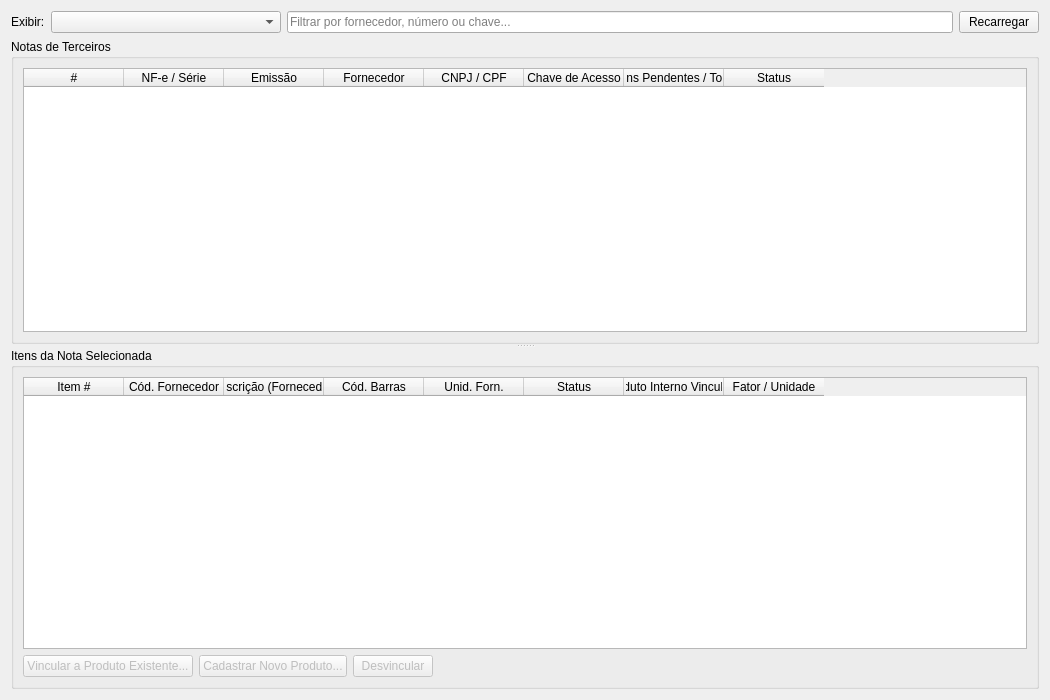
<?xml version="1.0" encoding="UTF-8"?>
<ui version="4.0">
 <class>FormVincularProdutos</class>
 <widget class="QWidget" name="FormVincularProdutos">
  <property name="geometry">
   <rect>
    <x>0</x>
    <y>0</y>
    <width>1050</width>
    <height>700</height>
   </rect>
  </property>
  <property name="windowTitle">
   <string>Vincular Produtos de Terceiros</string>
  </property>
  <layout class="QVBoxLayout" name="mainLayout">
   <item>
    <layout class="QHBoxLayout" name="layoutFiltros">
     <item>
      <widget class="QLabel" name="lblFiltro">
       <property name="text">
        <string>Exibir:</string>
       </property>
      </widget>
     </item>
     <item>
      <widget class="QComboBox" name="comboFiltro">
       <property name="minimumSize">
        <size>
         <width>230</width>
         <height>0</height>
        </size>
       </property>
      </widget>
     </item>
     <item>
      <widget class="QLineEdit" name="editBusca">
       <property name="placeholderText">
        <string>Filtrar por fornecedor, número ou chave...</string>
       </property>
       <property name="clearButtonEnabled">
        <bool>true</bool>
       </property>
      </widget>
     </item>
     <item>
      <widget class="InputButton" name="btnRecarregar">
       <property name="text">
        <string>Recarregar</string>
       </property>
      </widget>
     </item>
    </layout>
   </item>
   <item>
    <widget class="QSplitter" name="splitter">
     <property name="orientation">
      <enum>Qt::Vertical</enum>
     </property>
     <widget class="QGroupBox" name="groupNotas">
      <property name="title">
       <string>Notas de Terceiros</string>
      </property>
      <layout class="QVBoxLayout" name="layoutNotas">
       <item>
        <widget class="QTableWidget" name="tableNotas">
         <property name="editTriggers">
          <set>QAbstractItemView::NoEditTriggers</set>
         </property>
         <property name="alternatingRowColors">
          <bool>true</bool>
         </property>
         <property name="selectionMode">
          <enum>QAbstractItemView::SingleSelection</enum>
         </property>
         <property name="selectionBehavior">
          <enum>QAbstractItemView::SelectRows</enum>
         </property>
         <column>
          <property name="text">
           <string>#</string>
          </property>
         </column>
         <column>
          <property name="text">
           <string>NF-e / Série</string>
          </property>
         </column>
         <column>
          <property name="text">
           <string>Emissão</string>
          </property>
         </column>
         <column>
          <property name="text">
           <string>Fornecedor</string>
          </property>
         </column>
         <column>
          <property name="text">
           <string>CNPJ / CPF</string>
          </property>
         </column>
         <column>
          <property name="text">
           <string>Chave de Acesso</string>
          </property>
         </column>
         <column>
          <property name="text">
           <string>Itens Pendentes / Total</string>
          </property>
         </column>
         <column>
          <property name="text">
           <string>Status</string>
          </property>
         </column>
        </widget>
       </item>
      </layout>
     </widget>
     <widget class="QGroupBox" name="groupItens">
      <property name="title">
       <string>Itens da Nota Selecionada</string>
      </property>
      <layout class="QVBoxLayout" name="layoutItens">
       <item>
        <widget class="QTableWidget" name="tableItens">
         <property name="editTriggers">
          <set>QAbstractItemView::NoEditTriggers</set>
         </property>
         <property name="alternatingRowColors">
          <bool>true</bool>
         </property>
         <property name="selectionMode">
          <enum>QAbstractItemView::SingleSelection</enum>
         </property>
         <property name="selectionBehavior">
          <enum>QAbstractItemView::SelectRows</enum>
         </property>
         <column>
          <property name="text">
           <string>Item #</string>
          </property>
         </column>
         <column>
          <property name="text">
           <string>Cód. Fornecedor</string>
          </property>
         </column>
         <column>
          <property name="text">
           <string>Descrição (Fornecedor)</string>
          </property>
         </column>
         <column>
          <property name="text">
           <string>Cód. Barras</string>
          </property>
         </column>
         <column>
          <property name="text">
           <string>Unid. Forn.</string>
          </property>
         </column>
         <column>
          <property name="text">
           <string>Status</string>
          </property>
         </column>
         <column>
          <property name="text">
           <string>Produto Interno Vinculado</string>
          </property>
         </column>
         <column>
          <property name="text">
           <string>Fator / Unidade</string>
          </property>
         </column>
        </widget>
       </item>
       <item>
        <layout class="QHBoxLayout" name="layoutAcoesItens">
         <item>
          <widget class="InputButton" name="btnVincularExistente">
           <property name="enabled">
            <bool>false</bool>
           </property>
           <property name="text">
            <string>Vincular a Produto Existente...</string>
           </property>
           <property name="colorScheme" stdset="0">
            <enum>InputButton::Primary</enum>
           </property>
          </widget>
         </item>
         <item>
          <widget class="InputButton" name="btnNovoProduto">
           <property name="enabled">
            <bool>false</bool>
           </property>
           <property name="text">
            <string>Cadastrar Novo Produto...</string>
           </property>
           <property name="colorScheme" stdset="0">
            <enum>InputButton::Success</enum>
           </property>
          </widget>
         </item>
         <item>
          <widget class="InputButton" name="btnDesvincular">
           <property name="enabled">
            <bool>false</bool>
           </property>
           <property name="text">
            <string>Desvincular</string>
           </property>
           <property name="colorScheme" stdset="0">
            <enum>InputButton::Danger</enum>
           </property>
          </widget>
         </item>
         <item>
          <spacer name="spacerAcoesItens">
           <property name="orientation">
            <enum>Qt::Horizontal</enum>
           </property>
           <property name="sizeHint" stdset="0">
            <size>
             <width>40</width>
             <height>20</height>
            </size>
           </property>
          </spacer>
         </item>
        </layout>
       </item>
      </layout>
     </widget>
    </widget>
   </item>
  </layout>
 </widget>
 <customwidgets>
  <customwidget>
   <class>InputButton</class>
   <extends>QPushButton</extends>
   <header>presentation/components/inputs/InputButton.h</header>
  </customwidget>
 </customwidgets>
 <resources/>
 <connections/>
</ui>
